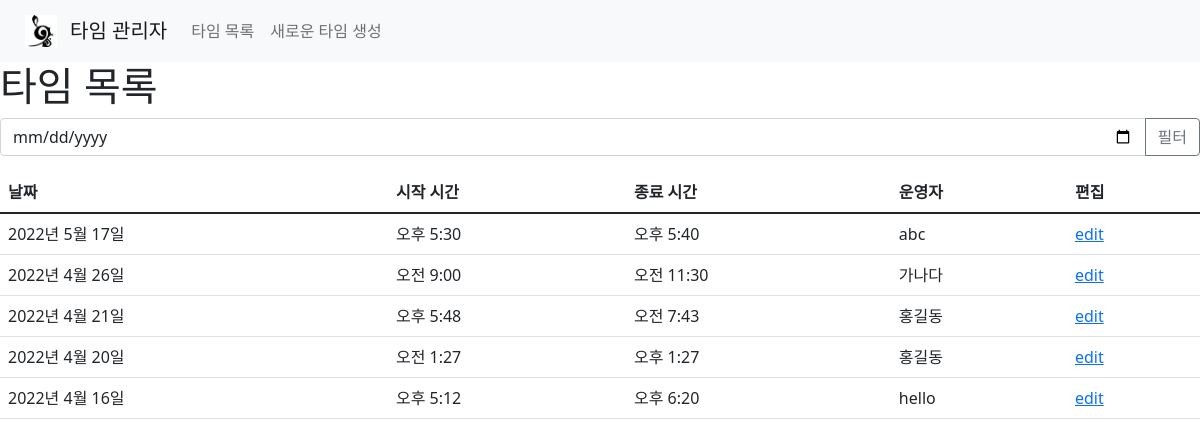
The page /time_manage/list/ on the database as committed earlier.
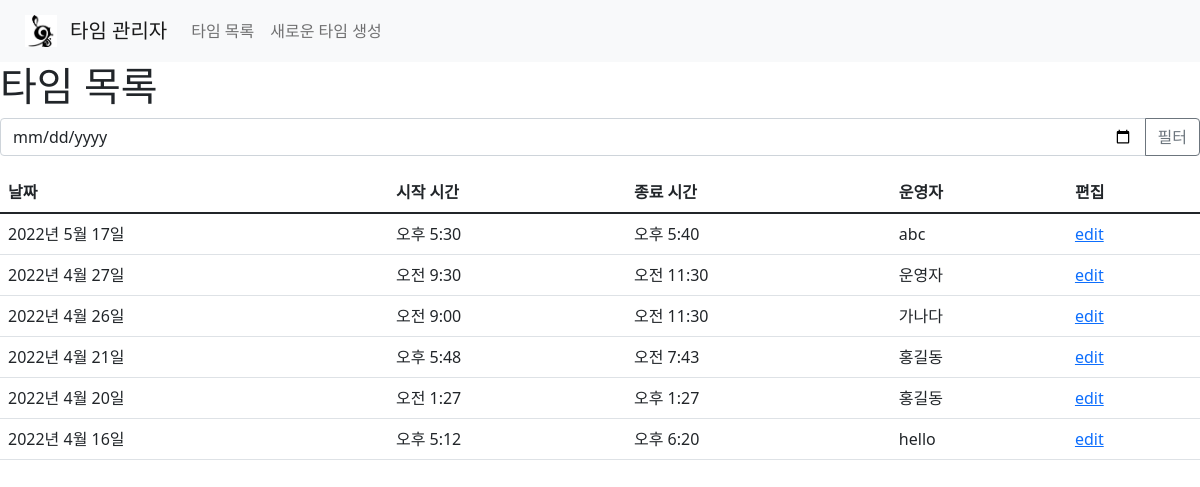
The same page on the database as committed later.
### time_manage/models.py (models this page shows, shortened)
class TimeInfo(models.Model):
    time_date = models.DateField()
    time_start = models.TimeField()
    time_end = models.TimeField()
    time_manager = models.CharField(max_length=100)
    time_unique_id = models.UUIDField(default=uuid.uuid4, editable=False, unique=True)
    class Meta:
        verbose_name = '타임 정보'
        verbose_name_plural = '타임 정보'
        ordering = ['-time_date', '-time_start']

### time_manage/views.py (the view)
# urls.py: path('list/', views.list, name='list'),
def list(response):
    _var = {"time_info" : TimeInfo.objects.all()}
    if response.method =="POST":
        if response.POST.get("filter_time_by_date"):
            _form = FilterTime(response.POST)
            if _form.is_valid():
                _time_date= _form.cleaned_data["_time_date"]
                _var["time_info"] = TimeInfo.objects.filter(time_date=_time_date)
                return render(response, 'time_manage/list.html', _var)
            else:
                print(f'\n\nform is not valid\n\n')
        else:
            print(f'\n\nresponse method is POST, {response.POST}\n\n')
    else:
        print(f'\n\nresponse method is not POST\n\n')
    return render(response, 'time_manage/list.html', _var)

### time_manage/templates/time_manage/list.html (shortened to what this page needs)
{% extends 'time_manage/base.html' %}
{% block body %}
    <h1>타임 목록</h1>
    <form method="post" action="#">
        <div class="input-group mb-3">
            <input type="date" class="form-control" placeholder='날짜 필터'aria-label="date filter" aria-describedby="filter_time_by_date_submit" name="_time_date">
            <button class="btn btn-outline-secondary" type="submit" id="filter_time_by_date_submit" name="filter_time_by_date" value="filter_time_by_date">필터</button>
        </div>
    </form>
    <table class="table">
        <thead>
            <tr>
                <th scope="col">날짜</th>
                <th scope="col">시작 시간</th>
                <th scope="col">종료 시간</th>
                <th scope="col">운영자</th>
                <th scope="col">편집</th>
            </tr>
        </thead>
        <tbody>
            {% for ti in time_info %}
                    <tr>
                        <td>{{ti.time_date}}</td>
                        <td>{{ti.time_start}}</td>
                        <td>{{ti.time_end}}</td>
                        <td>{{ti.time_manager}}</td>
                        <td><a href="/time_manage/{{ti.time_unique_id}}">edit</a></td>
                    </tr>
            {% endfor %}
        </tbody>
    </table>
{% endblock %}

Rows that differ between the two databases and show on the page:
added TimeInfo: time_date "2022년 4월 27일", time_start "오전 9:30", time_end "오전 11:30", time_manager "운영자"
